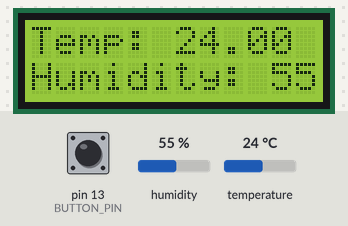
This sketch was run on a simulated Arduino Uno, built with avr-gcc and run on an emulated ATmega328P. On the bench: 12×2 character LCD. The inputs (shaded band) are chosen by the test bench; at power-on: pin 13 (BUTTON_PIN) HIGH, humidity 55 %, temperature 24 °C. The local clock reads 2024-03-15 10:24:30 at power-on unless the sketch sets it; what the sketch prints to the serial monitor is not drawn.

Above: at 1.2 s.
1.3 s: pin 13 (BUTTON_PIN) pulled LOW for 3.2 s
At 2.6 s:
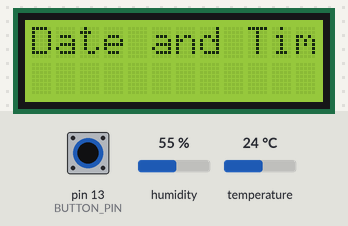
6.8 s: humidity set to 22 %
At 8.6 s:
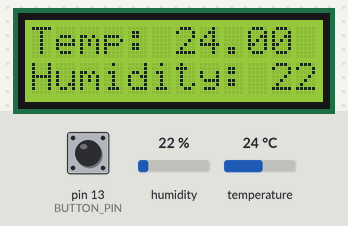
8.9 s: temperature set to 12 °C
At 10.7 s:
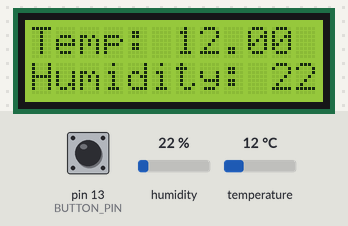
11.1 s: humidity set to 40 %
At 12.6 s:
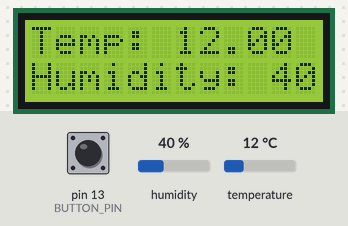
13.2 s: temperature set to 19 °C
At 14.5 s:
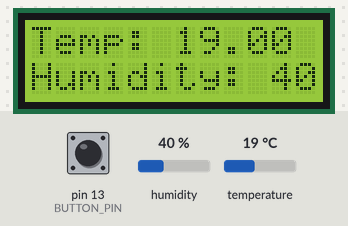
15.4 s: pin 13 (BUTTON_PIN) pulled LOW for 1.3 s
At 17.6 s:
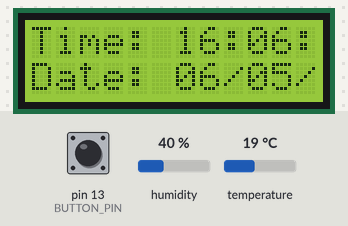
Timing chart, 0 to 19.1 s (numbered marks = the images above; inputs shaded):
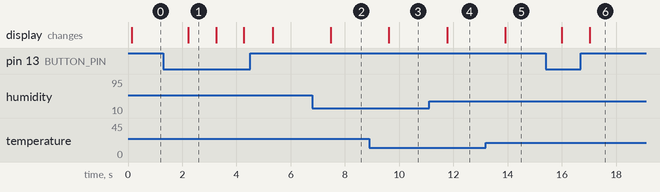

The sketch:

LCD_RTC_DHT_HTU.ino
```cpp
#include <Wire.h>
#include <DS1302.h>
// #include <dht.h>
#include <LiquidCrystal_I2C.h>
#include <Adafruit_HTU21DF.h>

const int DS1302_CE_PIN = 5;
const int DS1302_IO_PIN = 6;
const int DS1302_SCLK_PIN = 7;
const int BUTTON_PIN = 13;


// dht DHT11;

DS1302 rtc(DS1302_CE_PIN, DS1302_IO_PIN, DS1302_SCLK_PIN);

LiquidCrystal_I2C lcd(0x27, 12, 2);
Adafruit_HTU21DF htu = Adafruit_HTU21DF();

int displayLoop = 0;

void setup() {
  Serial.begin(9600);

  if (!htu.begin()) {
    Serial.println("Couldn't find sensor!");
    while (1);
  }

  rtc.writeProtect(false);
  rtc.halt(false);
  Time t(2025, 5, 6, 16, 6, 30, Time::kSunday);
  rtc.time(t);

  pinMode(BUTTON_PIN, INPUT_PULLUP);

  // pinMode(DS1302_IO_PIN, INPUT);

  lcd.init();
  lcd.backlight();
}


// void showOutsideTemp() {
//   int readData = DHT11.read11(DHT11_PIN);

//   float t = DHT11.temperature;
//   float h = DHT11.humidity;

//   lcd.clear();
//   lcd.setCursor(0, 0);
//   lcd.print("Temp: ");
//   lcd.print(t);
//   lcd.setCursor(0, 1);
//   lcd.print("Humidity: ");
//   lcd.print(h);
// }

void showInsideTemp() {
  float temp = htu.readTemperature();
  float rel_hum = htu.readHumidity();

  Serial.print("Temp: ");
  Serial.print(temp);
  Serial.print(" C");
  Serial.print("\t\t");
  Serial.print("Humidity: ");
  Serial.print(rel_hum);
  Serial.println(" %");

  lcd.clear();
  lcd.setCursor(0, 0);
  lcd.print("Temp: ");
  lcd.print(temp);
  lcd.setCursor(0, 1);
  lcd.print("Humidity: ");
  lcd.print(rel_hum);
}

void showTime() {
  Time t = rtc.time();

  lcd.clear();
  lcd.setCursor(0, 0);
  lcd.print("Time: ");
  if (t.hr < 10) lcd.print("0");
  lcd.print(t.hr);
  lcd.print(":");
  if (t.min < 10) lcd.print("0");
  lcd.print(t.min);
  lcd.print(":");
  if (t.sec < 10) lcd.print("0");
  lcd.print(t.sec);
  lcd.print(" ");

  lcd.setCursor(0, 1);
  lcd.print("Date: ");
  if (t.date < 10) lcd.print("0");
  lcd.print(t.date);
  lcd.print("/");
  if (t.mon < 10) lcd.print("0");
  lcd.print(t.mon);
  lcd.print("/");
  lcd.print(t.yr);
}

void loop() {
  int buttonState = digitalRead(BUTTON_PIN);
  if (buttonState == LOW) {
    displayLoop += 1;
    if(displayLoop > 1){
      displayLoop = 0;
    }
    if(displayLoop == 0) {
      lcd.clear();
      lcd.print("Inside Temp");
    }
    // else if(displayLoop == 1) {
    //   lcd.clear();
    //   lcd.print("Outside Temp");
    // }
    else if(displayLoop == 1) {
      lcd.clear();
      lcd.print("Date and Time");
    }
    delay(1000);
  }


  if (displayLoop == 0) {
    showInsideTemp();
  } else {
    showTime();
  }

  delay(1000);
}
```

Measured:
- after the input at 1.3 s, the display: changes after 0.92 s (image 1)
- after the input at 6.8 s, the display: changes after 0.68 s (image 2)
- after the input at 8.9 s, the display: changes after 0.72 s (image 3)
- after the input at 11.1 s, the display: changes after 0.66 s (image 4)
- after the input at 13.2 s, the display: changes after 0.71 s (image 5)
- after the input at 15.4 s, the display: first changes after 0.59 s (image 6 shows a later state)
- what the display in image 1 shows lasts 1.1 s, from 2.2 s to 3.3 s
